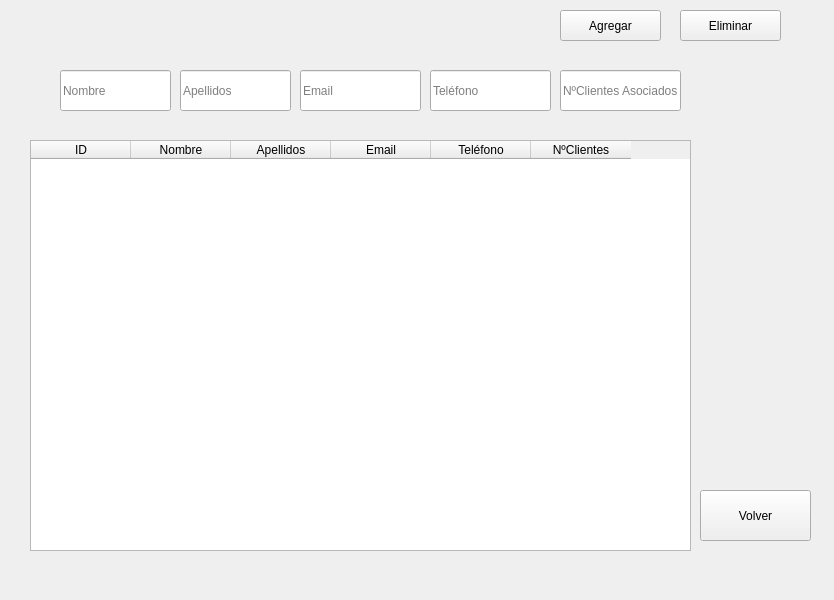
<?xml version="1.0" encoding="UTF-8"?>
<ui version="4.0">
 <class>Empleados</class>
 <widget class="QMainWindow" name="Empleados">
  <property name="geometry">
   <rect>
    <x>0</x>
    <y>0</y>
    <width>834</width>
    <height>600</height>
   </rect>
  </property>
  <property name="minimumSize">
   <size>
    <width>834</width>
    <height>600</height>
   </size>
  </property>
  <property name="maximumSize">
   <size>
    <width>834</width>
    <height>600</height>
   </size>
  </property>
  <property name="windowTitle">
   <string>MainWindow</string>
  </property>
  <widget class="QWidget" name="centralwidget">
   <widget class="QPushButton" name="btnAgregarEmpleado">
    <property name="geometry">
     <rect>
      <x>560</x>
      <y>10</y>
      <width>101</width>
      <height>31</height>
     </rect>
    </property>
    <property name="text">
     <string>Agregar</string>
    </property>
   </widget>
   <widget class="QPushButton" name="btnEliminar">
    <property name="geometry">
     <rect>
      <x>680</x>
      <y>10</y>
      <width>101</width>
      <height>31</height>
     </rect>
    </property>
    <property name="text">
     <string>Eliminar</string>
    </property>
   </widget>
   <widget class="QTableWidget" name="tableWidget">
    <property name="geometry">
     <rect>
      <x>30</x>
      <y>140</y>
      <width>661</width>
      <height>411</height>
     </rect>
    </property>
    <column>
     <property name="text">
      <string>ID</string>
     </property>
    </column>
    <column>
     <property name="text">
      <string>Nombre</string>
     </property>
    </column>
    <column>
     <property name="text">
      <string>Apellidos</string>
     </property>
    </column>
    <column>
     <property name="text">
      <string>Email</string>
     </property>
    </column>
    <column>
     <property name="text">
      <string>Teléfono</string>
     </property>
    </column>
    <column>
     <property name="text">
      <string>NºClientes</string>
     </property>
    </column>
   </widget>
   <widget class="QLineEdit" name="lineNombre">
    <property name="geometry">
     <rect>
      <x>60</x>
      <y>70</y>
      <width>111</width>
      <height>41</height>
     </rect>
    </property>
    <property name="placeholderText">
     <string>Nombre</string>
    </property>
   </widget>
   <widget class="QLineEdit" name="lineApellidosEmpleado">
    <property name="geometry">
     <rect>
      <x>180</x>
      <y>70</y>
      <width>111</width>
      <height>41</height>
     </rect>
    </property>
    <property name="placeholderText">
     <string>Apellidos</string>
    </property>
   </widget>
   <widget class="QLineEdit" name="lineEmailEmpleado">
    <property name="geometry">
     <rect>
      <x>300</x>
      <y>70</y>
      <width>121</width>
      <height>41</height>
     </rect>
    </property>
    <property name="placeholderText">
     <string>Email</string>
    </property>
   </widget>
   <widget class="QLineEdit" name="lineTelefonoEmpleado">
    <property name="geometry">
     <rect>
      <x>430</x>
      <y>70</y>
      <width>121</width>
      <height>41</height>
     </rect>
    </property>
    <property name="placeholderText">
     <string>Teléfono</string>
    </property>
   </widget>
   <widget class="QPushButton" name="btnVolver">
    <property name="geometry">
     <rect>
      <x>700</x>
      <y>490</y>
      <width>111</width>
      <height>51</height>
     </rect>
    </property>
    <property name="text">
     <string>Volver</string>
    </property>
   </widget>
   <widget class="QLineEdit" name="lineClienteEmpleado">
    <property name="geometry">
     <rect>
      <x>560</x>
      <y>70</y>
      <width>121</width>
      <height>41</height>
     </rect>
    </property>
    <property name="placeholderText">
     <string>NºClientes Asociados</string>
    </property>
   </widget>
  </widget>
  <widget class="QMenuBar" name="menubar">
   <property name="geometry">
    <rect>
     <x>0</x>
     <y>0</y>
     <width>834</width>
     <height>21</height>
    </rect>
   </property>
  </widget>
 </widget>
 <resources/>
 <connections/>
</ui>
